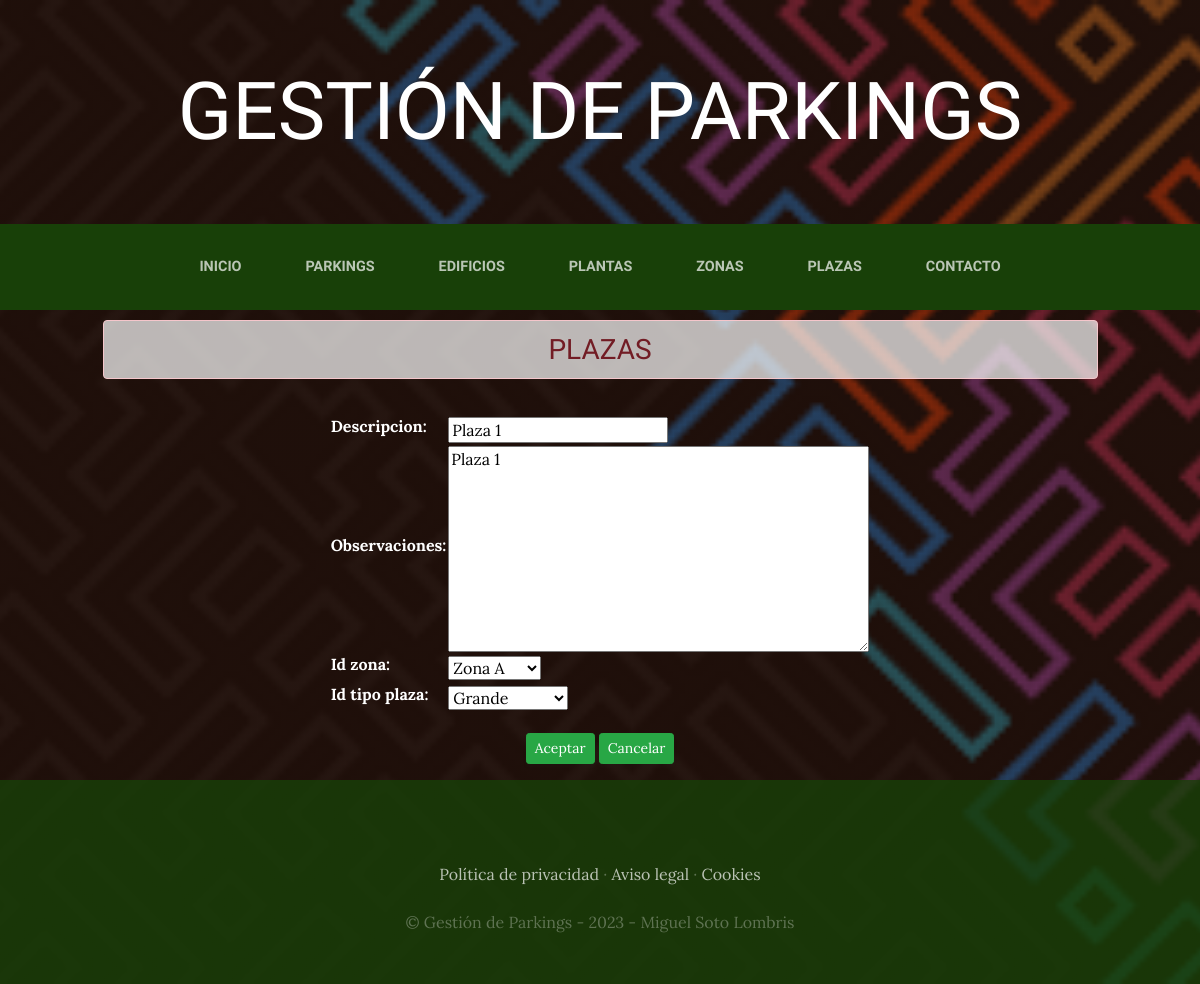
Page /plazas/ActualizarPlaza/1 on the committed database.
### plazas/models.py (models this page shows, shortened)
class Plaza(models.Model):
    descripcion=models.CharField(max_length=50)
    observaciones=models.TextField(max_length=300, null=True, blank=True)
    created=models.DateTimeField(auto_now_add=True)
    updated=models.DateTimeField(auto_now_add=True)
    id_zona=models.ForeignKey(Zona, on_delete=models.CASCADE)
    id_tipo_plaza=models.ForeignKey(TipoPlaza, on_delete=models.CASCADE)
    class Meta:
        verbose_name='plaza'
        verbose_name_plural='plazas'

### zonas/models.py (models this page shows)
class Zona(models.Model):
    descripcion=models.CharField(max_length=50)
    observaciones=models.TextField(max_length=300, null=True, blank=True)
    created=models.DateTimeField(auto_now_add=True)
    updated=models.DateTimeField(auto_now_add=True)
    id_planta=models.ForeignKey(Planta, on_delete=models.CASCADE)
    class Meta:
        verbose_name='zona'
        verbose_name_plural='zonas'
    def __str__(self):
        return self.descripcion

### ParkingLotApp/models.py (models this page shows)
class TipoPlaza(models.Model):
    descripcion=models.CharField(max_length=50)
    ancho=models.FloatField()
    largo=models.FloatField()
    discap=models.BooleanField(default=False)
    created=models.DateTimeField(auto_now_add=True)
    updated=models.DateTimeField(auto_now_add=True)
    class Meta:
        verbose_name='tipoPlaza'
        verbose_name_plural='tiposPlaza'
    def __str__(self):
        return self.descripcion

### plazas/views.py (the view, shortened to what this page needs)
# urls.py: path('ActualizarPlaza/<int:pk>', PlazaActualizar.as_view(template_name = "plazas/actualizar_plaza.html"), name='ActualizarPlaza'),
class PlazaActualizar(SuccessMessageMixin, UpdateView):
    model = Plaza # Llamamos a la clase 'Plaza' que se encuentra en nuestro archivo 'models.py'
    form = Plaza # Definimos nuestro formulario con el nombre de la clase o modelo 'Plaza'
    fields = "__all__" # Le decimos a Django que muestre todos los campos de la tabla 'Plaza' de nuestra Base de Datos
    success_message = 'Plaza Actualizada Correctamente' # Mostramos este Mensaje si el Plaza se edita correctamente

### plazas/templates/plazas/actualizar_plaza.html (shortened to what this page needs)
{% extends "ParkingLotApp/base.html" %}
{% load static %}
{% block content %}
<div class="row">
  <div class="col-lg-1">&nbsp;</div>
  <div class="col-lg-10 text-center text-uppercase"><h3 class="alert alert-danger text-center" style="background-color: rgba(255,255,255, 0.7); margin-top:10px;">Plazas</h3></div>
  <div class="col-lg-1">&nbsp;</div>
</div>
<form method="post" enctype="multipart/form-data">
    <table style="color:white; margin:20px auto;">{{form.as_table}}</table>
    <div class="text-center">
      <button type="submit" class="btn btn-sm btn-success">Aceptar</button>
      <a href="../" type="submit" class="btn btn-sm btn-success">Cancelar</a>
    </div>
  </form>
{% endblock %}

### ParkingLotApp/static/ParkingLotApp/css/gestion.css (style rules this page uses)
body { font-family: 'Lora'; background: linear-gradient(rgba(47, 23, 15, 0.65), rgba(47, 23, 15, 0.65)), url("../img/fondo.png"); background-attachment: fixed; background-position: center; background-size: cover; }
h1, h2, h3, h4, h5, h6 { font-family: 'Raleway'; }
.btn { box-shadow: 0px 3px 3px 0px rgba(33, 37, 41, 0.1); }

### rows in the picture
Plaza: descripcion "Plaza 1", observaciones "Plaza 1", id_zona "Zona A", id_tipo_plaza "Grande"
